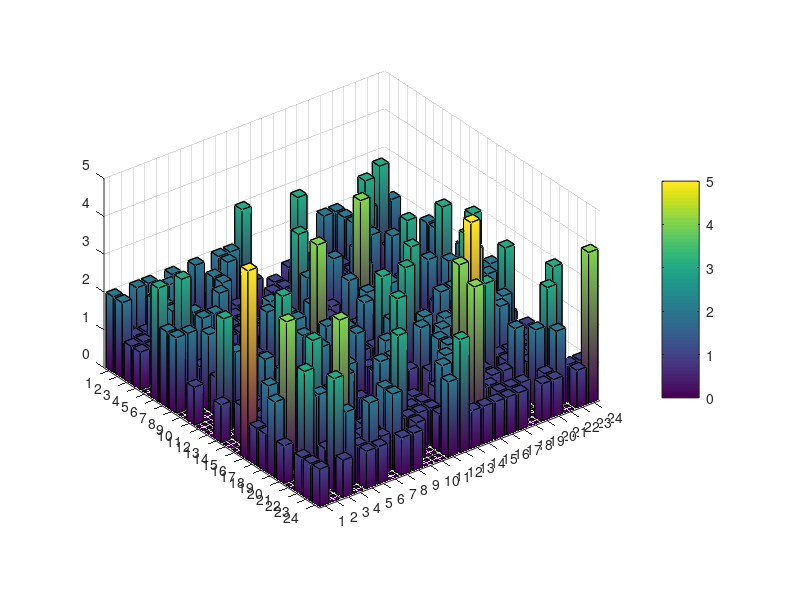
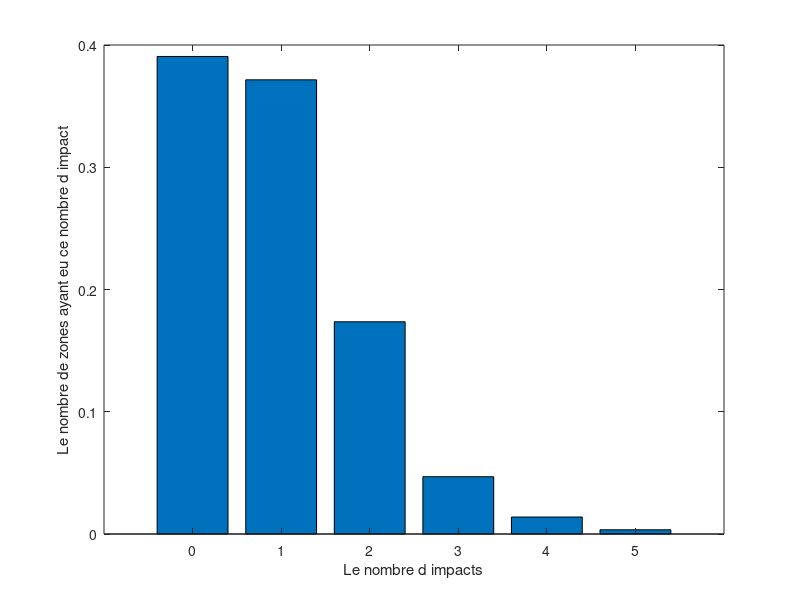

Here is the MATLAB script that generated these plots, in order:
clear all;close all; hold on; grid on;

n_cases=24;
cx=[1:n_cases];
cy=[1:n_cases];
[CX,CY]=meshgrid(cx,cy);

figure(1);
%mesh(CX,CY,zeros(n_cases,n_cases));

M = zeros (n_cases,n_cases);

n_impacts=537;

for i=1:n_impacts

    x=randi(n_cases);
    y=randi(n_cases);
    
    M(x,y)=M(x,y)+1;
    
end

b=bar3(M);
colorbar;

for i = 1:length(b)
     zdata = get(b(i),'Zdata');
     set(b(i),'Cdata',zdata);
     set(b,'EdgeColor','k','FaceColor','interp');

end

figure(2);
n_zones = n_cases*n_cases;


M=M(:); % il mets les 24X24 par une ligne
m = max(M);
absM = [0:m];
m1 = hist(M,absM);
bar(absM,m1/n_zones);
xlabel('Le nombre d impacts');
ylabel('Le nombre de zones ayant eu ce nombre d impact');

